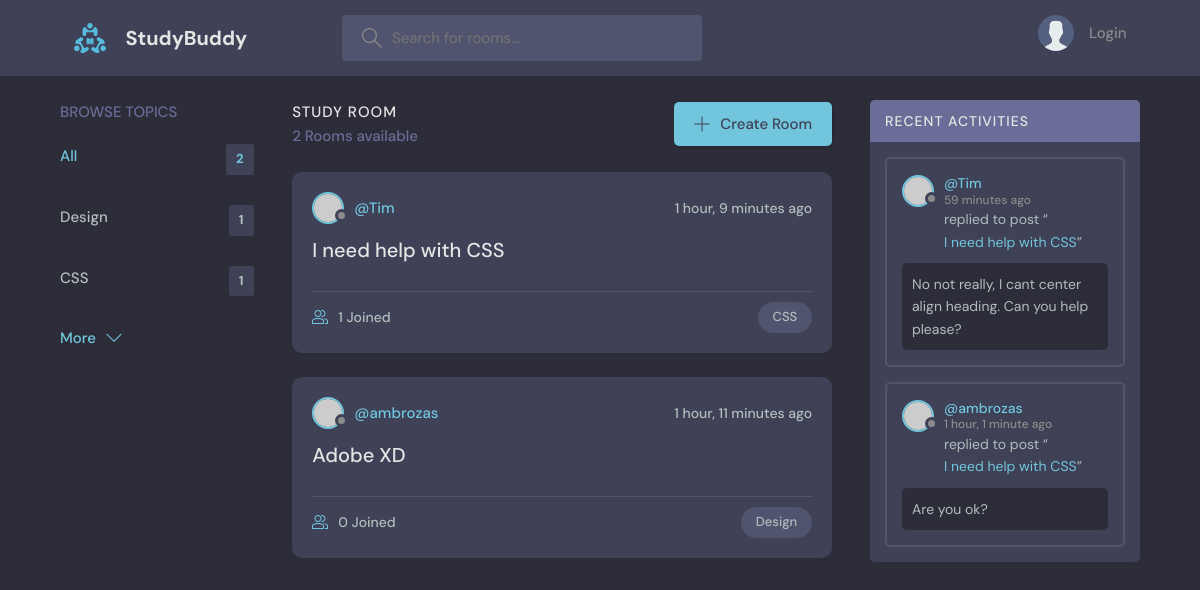
The page / on the database its author committed.
### base/models.py (models this page shows, shortened)
class Topic(models.Model):
    name = models.CharField(max_length=200)

class Room(models.Model):
    host = models.ForeignKey(User, on_delete=models.SET_NULL, null=True)
    topic = models.ForeignKey(Topic, on_delete=models.SET_NULL, null=True)
    name = models.CharField(max_length=200)
    description = models.TextField(null=True, blank=True)
    participants = models.ManyToManyField(User, related_name='participants', blank=True)
    updated = models.DateTimeField(auto_now=True)
    created = models.DateTimeField(auto_now_add=True)
    class Meta:
        ordering = ['-updated', '-created']
    def __str__(self):
        return self.name

class Message(models.Model):
    user = models.ForeignKey(User, on_delete=models.CASCADE)
    room = models.ForeignKey(Room, on_delete=models.CASCADE)
    body = models.TextField()
    updated = models.DateTimeField(auto_now=True)
    created = models.DateTimeField(auto_now_add=True)
    class Meta:
        ordering = ['-updated', '-created']

### base/views.py (the view)
# urls.py: path('', views.home, name="home"),
def home(request):
    q = request.GET.get('q') if request.GET.get('q') != None else ''
    rooms = Room.objects.filter(
        Q(topic__name__icontains=q) |
        Q(name__icontains=q) |
        Q(description__icontains=q)
        )
    topics = Topic.objects.all()
    room_count = rooms.count()
    room_messages = Message.objects.filter(Q(room__topic__name__icontains=q))
    context = {'rooms': rooms, 'topics': topics, 'room_count': room_count, 'room_messages': room_messages}
    return render(request, 'base/home.html', context)

### base/templates/base/home.html (shortened to what this page needs)
{% extends 'main.html' %}
{% block content %}
    <main class="layout layout--3">
      <div class="container">
        {% include 'base/topics_component.html' %}
        <div class="roomList">
          <div class="roomList__header">
            <div>
              <h2>Study Room</h2>
              <p>{{room_count}} Rooms available</p>
            </div>
            <a class="btn btn--main" href="{% url 'create-room' %}">
              <svg version="1.1" xmlns="http://www.w3.org/2000/svg" width="32" height="32" viewBox="0 0 32 32">
                <title>add</title>
                <path
                  d="M16.943 0.943h-1.885v14.115h-14.115v1.885h14.115v14.115h1.885v-14.115h14.115v-1.885h-14.115v-14.115z"
                ></path>
              </svg>
              Create Room
            </a>
          </div>
          {% include 'base/feed_component.html' %}
        </div>
        {% include 'base/activity_component.html' %}
      </div>
    </main>
{% endblock %}

### base/templates/base/topics_component.html
<div class="topics">
    <div class="topics__header">
      <h2>Browse Topics</h2>
    </div>
    <ul class="topics__list">
      <li>
        <a href="{% url 'home' %}" class="active">All <span>{{topics.count}}</span></a>
      </li>
      {% for topic in topics %}
      <li>
        <a href="{% url 'home' %}?q={{topic.name}}">{{topic.name}}<span>{{topic.room_set.all.count}}</span></a>
      </li>
      {% endfor %}
    </ul>
    <a class="btn btn--link" href="topics.html">
      More
      <svg version="1.1" xmlns="http://www.w3.org/2000/svg" width="32" height="32" viewBox="0 0 32 32">
        <title>chevron-down</title>
        <path d="M16 21l-13-13h-3l16 16 16-16h-3l-13 13z"></path>
      </svg>
    </a>
  </div>

### base/templates/base/feed_component.html (shortened to what this page needs)
{% for room in rooms %}
<div class="roomListRoom">
    <div class="roomListRoom__header">
      <a href="{% url 'user-profile' room.host.id %}" class="roomListRoom__author">
        <div class="avatar avatar--small">
          <img src="https://randomuser.me/api/portraits/women/11.jpg" />
        </div>
        <span>@{{room.host.username}}</span>
      </a>
      <div class="roomListRoom__actions">
        <span>{{room.created|timesince}} ago</span>
      </div>
    </div>
    <div class="roomListRoom__content">
      <a href="{% url 'room' room.id %}">{{room.name}}</a>
    </div>
    <div class="roomListRoom__meta">
      <a href="{% url 'room' room.id %}" class="roomListRoom__joined">
        {{room.participants.all.count}} Joined
      </a>
      <p class="roomListRoom__topic">{{room.topic.name}}</p>
    </div>
</div>
{% endfor %}

### base/templates/base/activity_component.html (shortened to what this page needs)
<div class="activities">
    <div class="activities__header">
      <h2>Recent Activities</h2>
    </div>
    {% for message in room_messages %}
    <div class="activities__box">
      <div class="activities__boxHeader roomListRoom__header">
        <a href="{% url 'user-profile' message.user.id %}" class="roomListRoom__author">
          <div class="avatar avatar--small">
            <img src="https://randomuser.me/api/portraits/women/11.jpg" />
          </div>
          <p>
            @{{message.user}}
            <span>{{message.created|timesince}} ago</span>
          </p>
        </a>
      </div>
      <div class="activities__boxContent">
        <p>replied to post “<a href="{% url 'room' message.room.id %}">{{message.room}}</a>”</p>
        <div class="activities__boxRoomContent">
          {{message.body}}
        </div>
      </div>
    </div>
    {% endfor %}
  </div>

### rows shown on the page
Topic: name "Design", room_set.all.count "1"
Topic: name "CSS", room_set.all.count "1"
Room: host.username "Tim", created "1 hour, 9 minutes", name "I need help with CSS", participants.all.count "1", topic.name "CSS"
Room: host.username "ambrozas", created "1 hour, 11 minutes", name "Adobe XD", participants.all.count "0", topic.name "Design"
Message: user "Tim", created "59 minutes", room "I need help with CSS", body "No not really, I cant center align heading. Can you help please?"
Message: user "ambrozas", created "1 hour, 1 minute", room "I need help with CSS", body "Are you ok?"

### other values the page prints
{{ topics.count }} "2"
{{ room_count }} "2"
